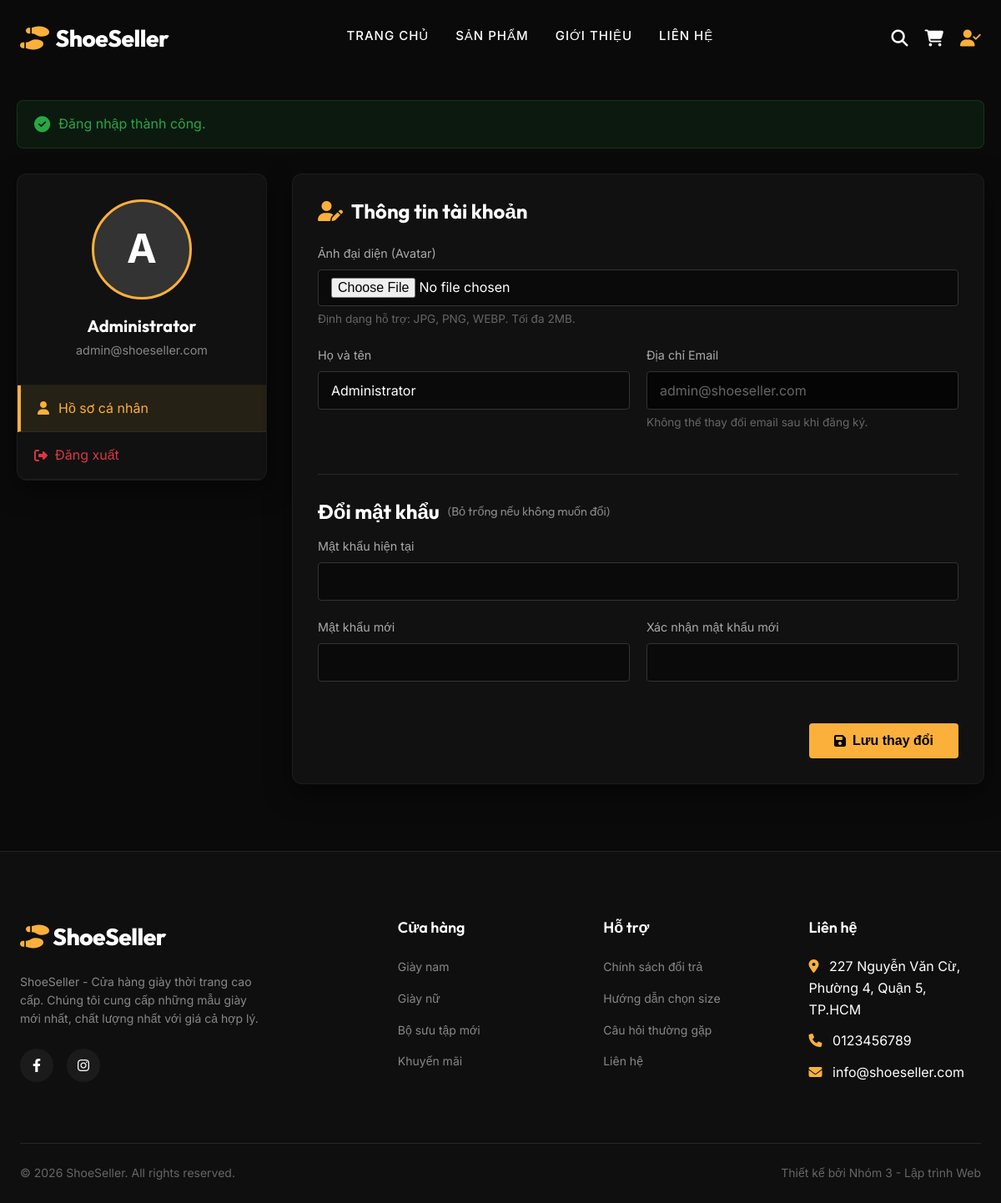
Screenshot of /profile (signed in) with the database file from the repository.
### tables this page shows
CREATE TABLE IF NOT EXISTS `users` (
  `id` INT AUTO_INCREMENT PRIMARY KEY,
  `name` VARCHAR(100) NOT NULL,
  `email` VARCHAR(100) NOT NULL UNIQUE,
  `password` VARCHAR(255) NOT NULL,
  `avatar` VARCHAR(255) DEFAULT NULL,
  `role` ENUM('admin', 'member') DEFAULT 'member',
  `status` ENUM('active', 'banned') DEFAULT 'active',
  `created_at` TIMESTAMP DEFAULT CURRENT_TIMESTAMP
);

### app/controllers/ProfileController.php (called while the page is built, shortened)
<?php
class ProfileController extends Controller
{
    protected $usersModel;
    public function __construct()
    {
        $this->usersModel = $this->model('Users');
    }
    public function index()
    {
        $userId = $_SESSION['user']['id'];
        $user = $this->usersModel->findById($userId);
        $data = [
            'title' => 'Hồ sơ cá nhân',
            'user' => $user,
            'page_css' => ['profile']
        ];
        $this->view('users/profile', $data);
    }
}

### app/core/App.php (called while the page is built, shortened)
<?php
class App {
    protected $method = 'index';
    public function __construct() {
        $url = $this->parseUrl();
        if (isset($url[0])) {
            $controllerName = ucfirst($url[0]) . 'Controller';
            if (file_exists(APP_PATH . '/controllers/' . $controllerName . '.php')) {
                unset($url[0]);
            }
        }
        $this->controller = new $this->controller;
        $this->params = $url ? array_values($url) : [];
        call_user_func_array([$this->controller, $this->method], $this->params);
    }
    public function parseUrl() {
        if (isset($_GET['url'])) {
            return explode('/', filter_var(rtrim($_GET['url'], '/'), FILTER_SANITIZE_URL));
        }
        return [];
    }
}

### index.php (called while the page is built, shortened)
<?php
$app = new App();

### app/core/Database.php (called while the page is built, shortened)
<?php
class Database
{
    private $host = DB_HOST;
    private $user = DB_USER;
    private $pass = DB_PASS;
    private $dbname = DB_NAME;
    public function __construct()
    {
        $dsn = 'mysql:host=' . $this->host . ';dbname=' . $this->dbname . ';charset=utf8mb4';
        $options = array(
            PDO::ATTR_PERSISTENT => true,
            PDO::ATTR_ERRMODE => PDO::ERRMODE_EXCEPTION,
            PDO::ATTR_DEFAULT_FETCH_MODE => PDO::FETCH_OBJ
        );
        try {
            $this->dbh = new PDO($dsn, $this->user, $this->pass, $options);
        } catch (PDOException $e) {
            $this->error = $e->getMessage();
            die('Database connection failed: ' . $this->error);
        }
    }
}

### app/models/coreModel.php (called while the page is built, shortened)
<?php
class CoreModel
{
    protected $dbh;
    protected $stmt;
    public function __construct()
    {
        $this->db = new Database();
        $this->dbh = $this->db->dbh;
    }
    public function query($sql)
    {
        $this->stmt = $this->dbh->prepare($sql);
    }
    public function bind($param, $value, $type = null)
    {
        $this->stmt->bindValue($param, $value, $type);
    }
    public function execute()
    {
        return $this->stmt->execute();
    }
    public function single()
    {
        $this->execute();
        return $this->stmt->fetch();
    }
}

### app/models/Users.php (called while the page is built, shortened)
<?php
class Users extends CoreModel
{
    public function findById($id)
    {
        $sql = "SELECT id, name, email, password, avatar, role, status
                FROM users
                WHERE id = :id
                LIMIT 1";
        $this->query($sql);
        $this->bind(':id', $id, PDO::PARAM_INT);
        return $this->single();
    }
}

### app/views/users/profile.php (the view, shortened to what this page needs)
<div class="profile-container">
    <?php if (isset($_SESSION['success_message'])): ?>
        <div class="profile-alert profile-alert-success">
            <i class="fa-solid fa-check-circle"></i> <?= $_SESSION['success_message'] ?>
        </div>
    <?php endif; ?>
    <div class="profile-grid">
        <aside class="profile-sidebar-wrapper">
            <div class="profile-card">
                <div class="profile-sidebar-header">
                    <div class="avatar-wrapper">
                        <?php if (!empty($user->avatar)): ?>
                            <img src="<?= BASE_URL . $user->avatar ?>" alt="Avatar" class="profile-avatar">
                        <?php else: ?>
                            <div class="profile-avatar-placeholder">
                                <?= strtoupper(substr($user->name, 0, 1)) ?>
                            </div>
                        <?php endif; ?>
                    </div>
                    <h3 class="profile-name"><?= htmlspecialchars($user->name) ?></h3>
                    <p class="profile-email"><?= htmlspecialchars($user->email) ?></p>
                </div>
                <div class="profile-menu">
                    <a href="<?= BASE_URL ?>/profile" class="profile-menu-item active">
                        <i class="fa-solid fa-user"></i> Hồ sơ cá nhân
                    </a>
                    <a href="<?= BASE_URL ?>/users/logout" class="profile-menu-item text-danger" onclick="return confirm('Bạn có chắc muốn đăng xuất?')">
                        <i class="fa-solid fa-right-from-bracket"></i> Đăng xuất
                    </a>
                </div>
            </div>
        </aside>
        <main class="profile-main-content">
            <div class="profile-card">
                <div class="profile-card-body">
                    <h2 class="profile-section-title"><i class="fa-solid fa-user-pen"></i> Thông tin tài khoản</h2>
                    <form action="<?= BASE_URL ?>/profile/update" method="POST" enctype="multipart/form-data" class="profile-form">
                        <div class="form-group">
                            <label class="form-label">Ảnh đại diện (Avatar)</label>
                            <input type="file" name="avatar" id="avatar" class="form-control" accept="image/*">
                            <small class="form-hint">Định dạng hỗ trợ: JPG, PNG, WEBP. Tối đa 2MB.</small>
                        </div>
                        <div class="form-row">
                            <div class="form-group half-width">
                                <label for="name" class="form-label">Họ và tên</label>
                                <input type="text" class="form-control" id="name" name="name" value="<?= htmlspecialchars($user->name) ?>" required>
                            </div>
                            <div class="form-group half-width">
                                <label for="email" class="form-label">Địa chỉ Email</label>
                                <input type="email" class="form-control" id="email" value="<?= htmlspecialchars($user->email) ?>" readonly>
                                <small class="form-hint">Không thể thay đổi email sau khi đăng ký.</small>
                            </div>
                        </div>
                        <hr class="profile-divider">
                        <h3 class="profile-section-title mb-1">Đổi mật khẩu <span class="title-hint">(Bỏ trống nếu không muốn đổi)</span></h3>
                        <div class="form-group">
                            <label for="current_password" class="form-label">Mật khẩu hiện tại</label>
                            <input type="password" class="form-control" id="current_password" name="current_password">
                        </div>
                        <div class="form-row">
                            <div class="form-group half-width">
                                <label for="new_password" class="form-label">Mật khẩu mới</label>
                                <input type="password" class="form-control" id="new_password" name="new_password">
                            </div>
                            <div class="form-group half-width">
                                <label for="confirm_password" class="form-label">Xác nhận mật khẩu mới</label>
                                <input type="password" class="form-control" id="confirm_password" name="confirm_password">
                            </div>
                        </div>
                        <div class="form-actions">
                            <button type="submit" class="btn-save-profile">
                                <i class="fa-solid fa-save"></i> Lưu thay đổi
                            </button>
                        </div>
                    </form>
                </div>
            </div>
        </main>
    </div>
</div>

### public/css/profile.css (style rules this page uses)
body { background-color: var(--bg-dark, #0A0A0A); }
.profile-container { max-width: 1200px; margin: 120px auto 50px; padding: 0 20px; }
.profile-grid { display: flex; gap: 30px; }
.profile-sidebar-wrapper { flex: 0 0 300px; }
.profile-main-content { flex: 1; }
.profile-card { background-color: var(--dark-bg, #111); border: 1px solid rgba(255,255,255,0.05); border-radius: 12px; box-shadow: 0 10px 30px rgba(0,0,0,0.5); overflow: hidden; margin-bottom: 30px; }
.profile-sidebar-header { text-align: center; padding: 30px 20px; border-bottom: 1px solid rgba(255,255,255,0.05); }
.avatar-wrapper { margin-bottom: 20px; display: flex; justify-content: center; }
.profile-avatar-placeholder { width: 120px; height: 120px; font-size: 3rem; font-weight: bold; background-color: #333; border-radius: 50%; border: 3px solid var(--primary-color, #d4af37); display: flex; align-items: center; justify-content: center; color: #fff; }
.profile-name { color: #fff; margin: 0 0 5px 0; font-size: 1.25rem; }
.profile-email { color: #888; font-size: 0.9rem; margin: 0; }
.profile-menu { display: flex; flex-direction: column; }
.profile-menu-item { padding: 15px 20px; color: #ccc; text-decoration: none; border-bottom: 1px solid rgba(255,255,255,0.05); transition: all 0.3s ease; display: flex; align-items: center; }
.profile-menu-item i { width: 25px; }
.profile-menu-item.active { background-color: rgba(212, 175, 55, 0.1); color: var(--primary-color, #d4af37); border-left: 4px solid var(--primary-color, #d4af37); }
.text-danger { color: #dc3545 !important; }
.profile-card-body { padding: 30px; }
.profile-section-title { color: #fff; font-size: 1.5rem; margin-top: 0; margin-bottom: 25px; display: flex; align-items: center; }
.profile-section-title i { color: var(--primary-color, #d4af37); margin-right: 10px; }
.title-hint { font-size: 0.9rem; color: #888; font-weight: normal; margin-left: 10px; }
.mb-1 { margin-bottom: 15px; }
.form-group { margin-bottom: 20px; }
.form-row { display: flex; gap: 20px; }
.half-width { flex: 1; }
.form-label { display: block; color: #aaa; margin-bottom: 8px; font-size: 0.9rem; }
.form-control { width: 100%; background-color: #0a0a0a; color: #fff; border: 1px solid #333; padding: 12px 15px; border-radius: 4px; transition: all 0.3s ease; box-sizing: border-box; font-family: inherit; font-size: 1rem; }
.form-control[readonly] { background-color: #050505; color: #666; cursor: not-allowed; }
input[type="file"].form-control { padding: 9px 15px; }
.form-hint { display: block; color: #666; font-size: 0.85rem; margin-top: 5px; }
.profile-divider { border: 0; border-top: 1px solid rgba(255,255,255,0.1); margin: 30px 0; }
.form-actions { display: flex; justify-content: flex-end; margin-top: 30px; }
.btn-save-profile { background-color: var(--primary-color, #d4af37); color: #000; border: none; padding: 12px 30px; font-weight: bold; font-size: 1rem; border-radius: 4px; cursor: pointer; transition: all 0.3s ease; display: flex; align-items: center; }
.btn-save-profile i { margin-right: 8px; }
.profile-alert { padding: 15px 20px; margin-bottom: 30px; border-radius: 8px; display: flex; align-items: center; }
.profile-alert i { margin-right: 10px; font-size: 1.2rem; }
.profile-alert-success { background-color: rgba(40, 167, 69, 0.1); color: #28a745; border: 1px solid rgba(40, 167, 69, 0.2); }

### public/css/theme.css (style rules this page uses)
:root { --primary-color: #FBB03B; --primary-hover: #e09b2e; --bg-dark: #0A0A0A; --bg-light: #F8F9FA; --bg-card: #FFFFFF; --text-dark: #FFFFFF; --text-light: #1A1A1A; --text-gray: #6C757D; --border-color: #E9ECEF; --shadow-sm: 0 2px 8px rgba(0,0,0,0.05); --shadow-md: 0 8px 24px rgba(0,0,0,0.08); --shadow-lg: 0 12px 32px rgba(0,0,0,0.12); --radius-sm: 8px; --radius-md: 16px; --radius-lg: 24px; --transition: all 0.3s cubic-bezier(0.25, 0.8, 0.25, 1); }
* { margin: 0; padding: 0; box-sizing: border-box; }
body { font-family: 'Inter', sans-serif; color: var(--text-light); background-color: var(--bg-light); line-height: 1.6; overflow-x: hidden; }
h1, h2, h3, h4, h5, h6 { font-family: 'Outfit', sans-serif; font-weight: 700; line-height: 1.2; }
a { text-decoration: none; color: inherit; transition: var(--transition); }

### rows the page displays
users: name "A", name "Administrator", email "admin@shoeseller.com"

### other values shown
$settings['company_name'] "ShoeSeller"
$_SESSION['success_message'] "Đăng nhập thành công."
$settings['about_short'] "ShoeSeller - Cửa hàng giày thời trang cao cấp. Chúng tôi cung cấp những mẫu giày mới nhất, chất lượng nhất với giá cả hợp lý."
$settings['address'] "227 Nguyễn Văn Cừ, Phường 4, Quận 5, TP.HCM"
$settings['phone'] "0123456789"
$settings['email'] "info@shoeseller.com"
